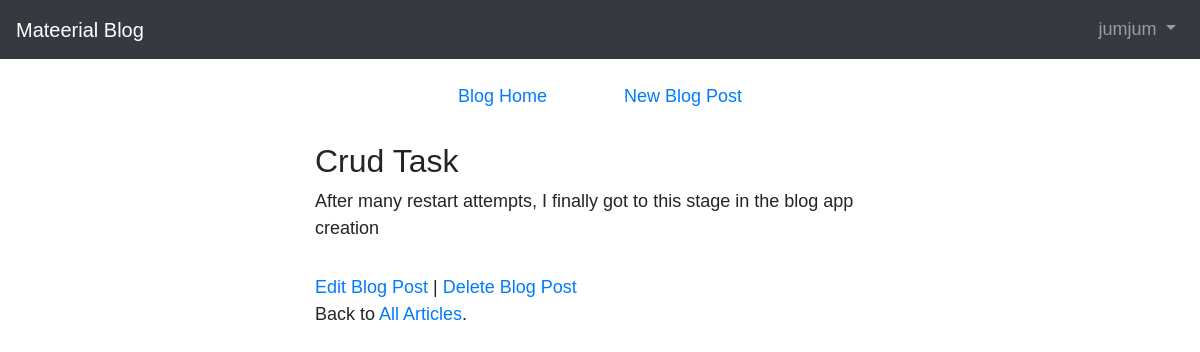
/post/2/ (signed in), run on the app's committed database.
### blog/models.py (models this page shows, shortened)
class Post(models.Model):
    title = models.CharField(max_length=200)
    author = models.ForeignKey('auth.user', on_delete=models.CASCADE)
    body = models.TextField()

### blog/views.py (the view)
# urls.py: path('post/<int:pk>/', BlogDetailView.as_view(), name='post_detail'),
class BlogDetailView(LoginRequiredMixin, DetailView):
    model = Post
    template_name = 'post_detail.html'

### templates/post_detail.html
{% extends 'base.html' %}
{% block content %}
    <div class='post-entry'>
        <h2>{{ post.title}}</h2>
        <p>{{ post.body|linebreaks }}</p>
    </div>
    <a href="{% url 'post_edit' post.pk %}"> Edit Blog Post</a> |
    <a href="{% url 'post_delete' post.pk %}"> Delete Blog Post</a>
    <p>Back to <a href="{% url 'home' %}">All Articles</a>.</p>
{% endblock %}

### templates/base.html (shortened to what this page needs)
{% load static %}
<!doctype html>
<html lang="en">
  <head>
      <link rel="stylesheet" href="https://cdn.jsdelivr.net/npm/bootstrap@4.6.0/dist/css/bootstrap.min.css">
    <link href="{% static 'css/main.css' %}" rel="stylesheet" >
  </head>
  <body>
    <body>
        <nav class="navbar navbar-expand-lg navbar-dark bg-dark">
            <a class="navbar-brand" href="{% url 'home' %}">Mateerial Blog</a>
            <div class="collapse navbar-collapse" id="navbarSupportedContent">
            {% if user.is_authenticated %}
                <ul class="navbar-nav ml-auto">
                    <li class="nav-item">
                        <a class="nav-link dropdown-toggle" href="#" id="navbarDropdown" role="button" data-toggle="dropdown" aria-haspopup="true" aria-expanded="false">
                            {{ user.username }}
                        </a>
                    </li>
                </ul>
            {% endif %}
            </div>
            </nav>
        <main>
            <div class="row justify-content-center m-4">
                <div class="col-6 text-center">
                    <span class="mr-4"><a href="{% url 'home' %}"> Blog Home</a></span>
                    <span class="ml-5"><a href="{% url 'post_new' %}">New Blog Post</a></span>
                </div>
            </div>
            <div class="container-fluid">
                <div class="row justify-content-center">
                    <div class="col-6">
                        {% block content %}
                        {% endblock content %}
                    </div>
                </div>
            </div>
        </main>
  </body>
</html>

### static/css/main.css (style rules this page uses)
body { font-family: 'Source Sans Pro', sans-serif; font-size: 18px; }
.post-entry { margin-bottom: 2rem; }
.post-entry h2 { margin: 0.5rem 0; }
.post-entry p { margin: 0; font-weight: 400; }

### data on the page
Post: title "Crud Task", body "After many restart attempts, I finally got to this stage in the blog app creation"

### other printed values
{{ user.username }} "jumjum"
